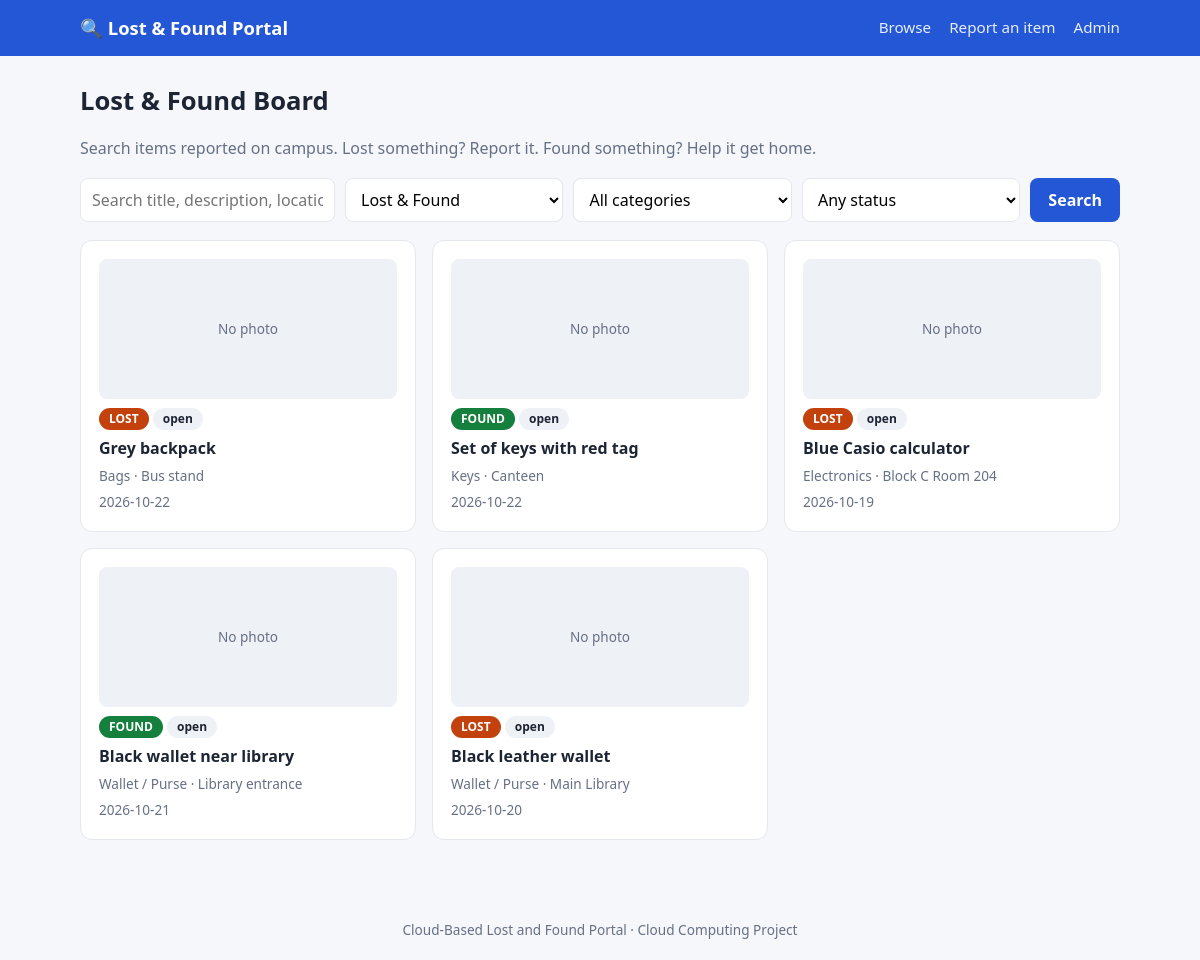
The page / on the database its author committed.
### tables this page shows
CREATE TABLE items (
        id            INTEGER PRIMARY KEY AUTOINCREMENT,
        kind          TEXT NOT NULL CHECK (kind IN ('lost','found')),
        title         TEXT NOT NULL,
        category      TEXT NOT NULL,
        description   TEXT,
        location      TEXT NOT NULL,
        event_date    TEXT NOT NULL,
        contact_name  TEXT NOT NULL,
        contact_email TEXT NOT NULL,
        image         TEXT,
        status        TEXT NOT NULL DEFAULT 'open',   -- open | claim_pending | returned
        created_at    TEXT NOT NULL
    );

### app.py (the view)
@app.route("/")
def index():
    q = request.args.get("q", "").strip()
    kind = request.args.get("kind", "")
    category = request.args.get("category", "")
    status = request.args.get("status", "")
    sql, params = "SELECT * FROM items WHERE 1=1", []
    if q:
        sql += " AND (title LIKE ? OR description LIKE ? OR location LIKE ?)"
        params += [f"%{q}%"] * 3
    if kind in ("lost", "found"):
        sql += " AND kind=?"
        params.append(kind)
    if category:
        sql += " AND category=?"
        params.append(category)
    if status in ("open", "claim_pending", "returned"):
        sql += " AND status=?"
        params.append(status)
    sql += " ORDER BY id DESC"
    items = get_db().execute(sql, params).fetchall()
    return render_template("index.html", items=items, categories=CATEGORIES,
                           q=q, kind=kind, category=category, status=status)

### app.py (called while the page is built)
def get_db():
    if "db" not in g:
        g.db = sqlite3.connect(DB_PATH)
        g.db.row_factory = sqlite3.Row
    return g.db

### templates/index.html (shortened to what this page needs)
{% extends "base.html" %}
{% block content %}
<h1>Lost &amp; Found Board</h1>
<p class="sub">Search items reported on campus. Lost something? Report it. Found something? Help it get home.</p>
<form class="filters" method="get">
  <input type="text" name="q" placeholder="Search title, description, location..." value="{{ q }}">
  <select name="kind">
    <option value="">Lost &amp; Found</option>
  </select>
  <select name="category">
    <option value="">All categories</option>
  </select>
  <select name="status">
    <option value="">Any status</option>
  </select>
  <button type="submit">Search</button>
</form>
{% if items %}
<div class="grid">
  {% for it in items %}
  <a class="card item" href="{{ url_for('detail', item_id=it.id) }}">
    {% if it.image %}<img class="thumb" src="{{ image_url(it.image) }}" alt="">
    {% else %}<div class="thumb">No photo</div>{% endif %}
    <div>
      <span class="badge {{ it.kind }}">{{ it.kind|upper }}</span>
      <span class="badge status {{ it.status }}">{{ it.status.replace('_',' ') }}</span>
    </div>
    <strong>{{ it.title }}</strong>
    <span class="meta">{{ it.category }} &middot; {{ it.location }}</span>
    <span class="meta">{{ it.event_date }}</span>
  </a>
  {% endfor %}
</div>
{% else %}
<div class="card">No items match your search.</div>
{% endif %}
{% endblock %}

### templates/base.html (shortened to what this page needs)
<!doctype html>
<html lang="en">
<head>
</head>
<body>
<header><div class="wrap"><nav>
  <a class="logo" href="{{ url_for('index') }}">&#128269; Lost &amp; Found Portal</a>
  <a href="{{ url_for('index') }}">Browse</a>
  <a href="{{ url_for('report') }}">Report an item</a>
  <a href="{{ url_for('admin') }}">Admin</a>
</nav></div></header>
<main><div class="wrap">
  {% block content %}{% endblock %}
</div></main>
<footer>Cloud-Based Lost and Found Portal &middot; Cloud Computing Project</footer>
</body>
</html>

### templates/base.html (style rules this page uses)
:root { --bg:#f5f7fb; --card:#fff; --ink:#1d2433; --muted:#667085; --line:#e4e7ec; --brand:#2457d6; --lost:#c2410c; --found:#15803d; --warn:#b45309; }
* { box-sizing:border-box; }
body { margin:0; font-family:system-ui,-apple-system,Segoe UI,Roboto,sans-serif; background:var(--bg); color:var(--ink); line-height:1.5; }
header { background:var(--brand); color:#fff; }
.wrap { max-width:1080px; margin:0 auto; padding:0 20px; }
nav { display:flex; align-items:center; gap:18px; padding:14px 0; flex-wrap:wrap; }
nav .logo { font-weight:700; font-size:1.15rem; margin-right:auto; color:#fff; text-decoration:none; }
nav a { color:#e6edff; text-decoration:none; font-size:.95rem; }
main { padding:26px 0 60px; }
h1 { font-size:1.6rem; margin:0 0 6px; }
.sub { color:var(--muted); margin-bottom:18px; }
.card { background:var(--card); border:1px solid var(--line); border-radius:12px; padding:18px; }
.grid { display:grid; grid-template-columns:repeat(auto-fill,minmax(250px,1fr)); gap:16px; }
.item { display:flex; flex-direction:column; gap:6px; text-decoration:none; color:inherit; }
.thumb { width:100%; height:140px; object-fit:cover; border-radius:8px; background:#eef1f6; display:flex; align-items:center; justify-content:center; color:var(--muted); font-size:.85rem; }
.badge { display:inline-block; padding:2px 10px; border-radius:99px; font-size:.75rem; font-weight:600; color:#fff; }
.badge.lost { background:var(--lost); }
.badge.found { background:var(--found); }
.badge.status { background:#eef1f6; color:var(--ink); }
.meta { color:var(--muted); font-size:.85rem; }
form.filters { display:flex; gap:10px; flex-wrap:wrap; margin-bottom:18px; }
input,select,textarea { font:inherit; padding:9px 11px; border:1px solid var(--line); border-radius:8px; background:#fff; width:100%; }
form.filters input, form.filters select { width:auto; flex:1 1 160px; }
button, .btn { background:var(--brand); color:#fff; border:0; padding:10px 18px; border-radius:8px; font:inherit; font-weight:600; cursor:pointer; text-decoration:none; display:inline-block; }
footer { text-align:center; color:var(--muted); font-size:.85rem; padding:20px; }

### rows shown on the page
items: kind "LOST", status.replace "open", title "Grey backpack", category "Bags", location "Bus stand", event_date "2026-10-22"
items: kind "FOUND", status.replace "open", title "Set of keys with red tag", category "Keys", location "Canteen", event_date "2026-10-22"
items: kind "LOST", status.replace "open", title "Blue Casio calculator", category "Electronics", location "Block C Room 204", event_date "2026-10-19"
items: kind "FOUND", status.replace "open", title "Black wallet near library", category "Wallet / Purse", location "Library entrance", event_date "2026-10-21"
items: kind "LOST", status.replace "open", title "Black leather wallet", category "Wallet / Purse", location "Main Library", event_date "2026-10-20"
